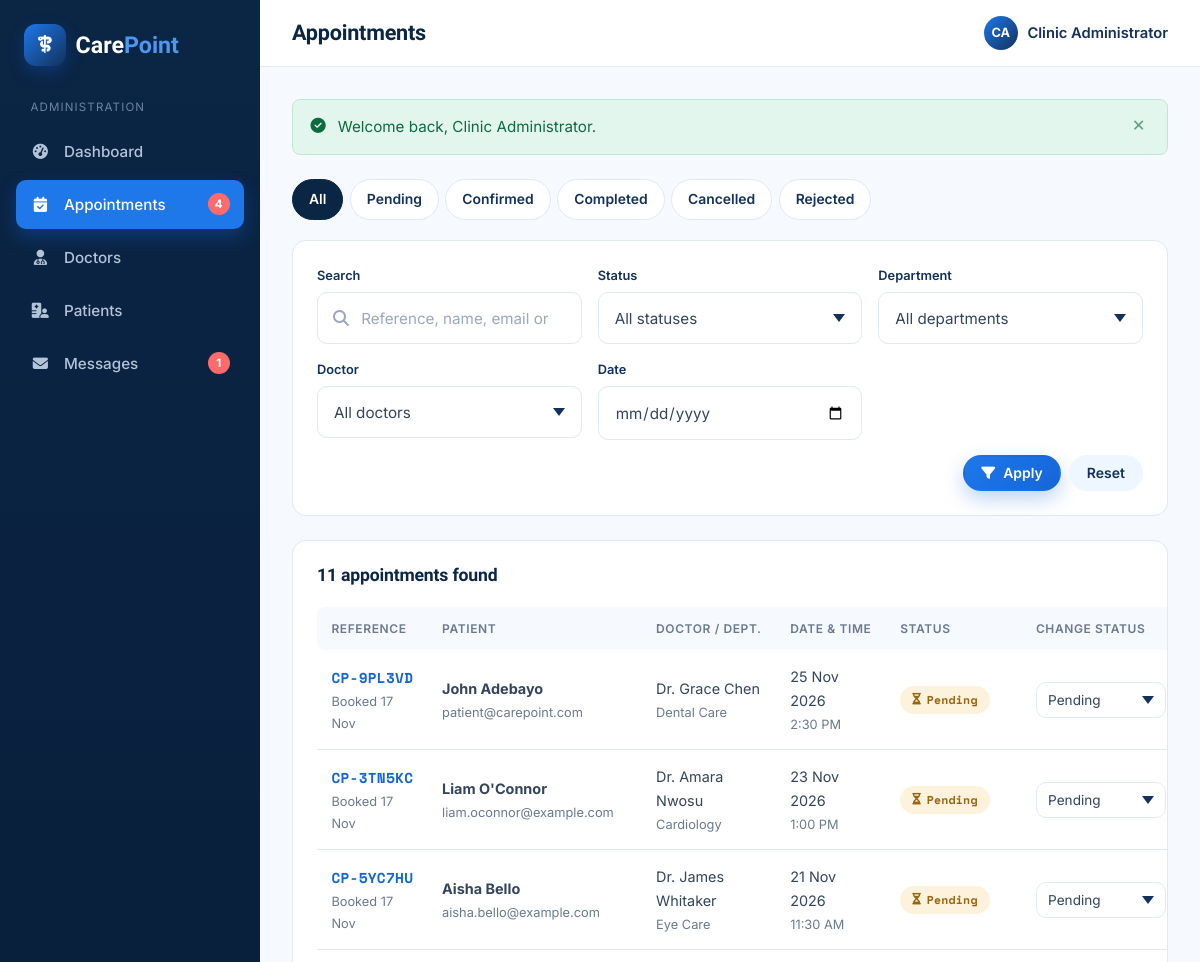
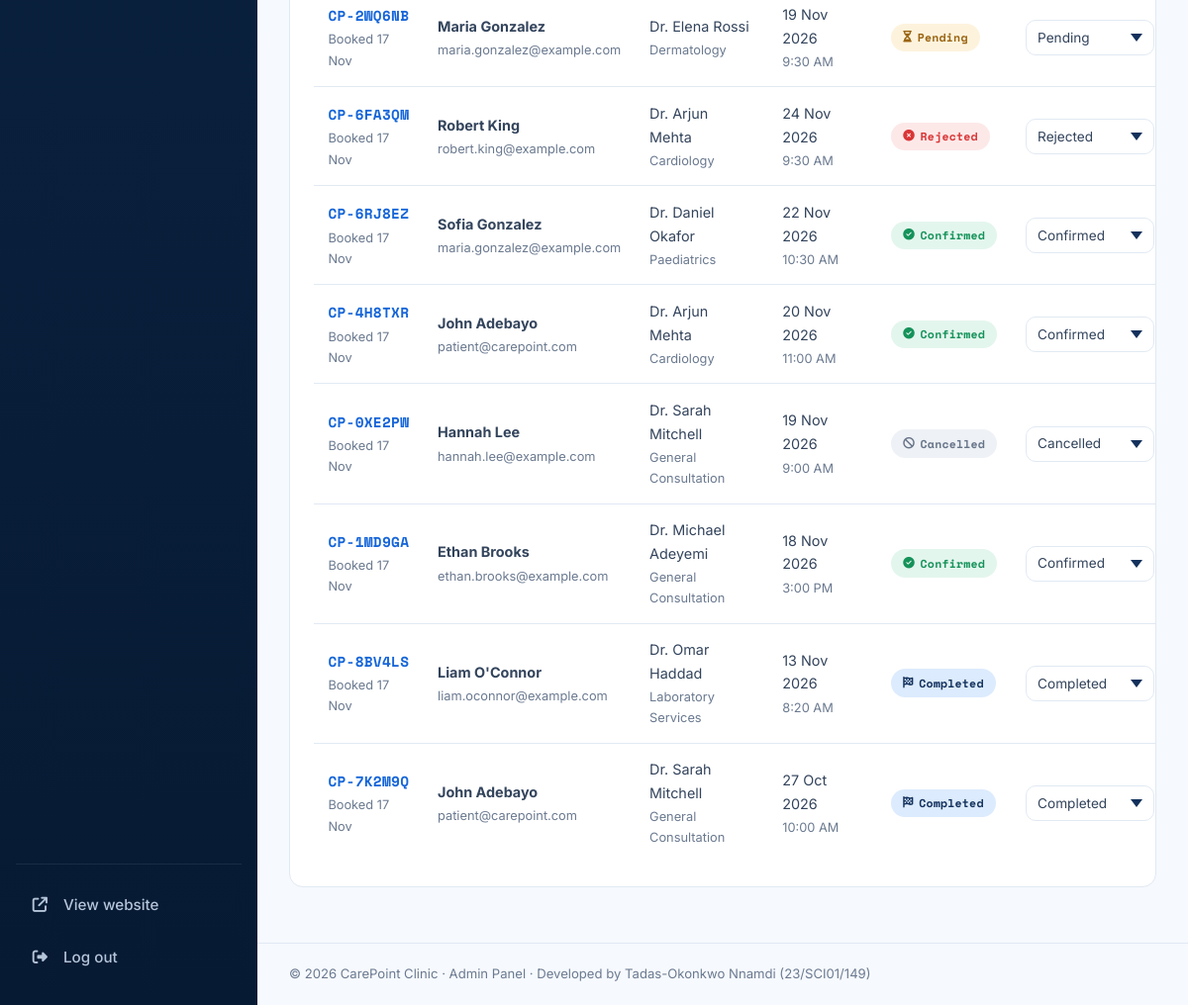
The app's page /admin/appointments.php (signed in) with its own data (2 pictures, top to bottom).
### tables this page shows
CREATE TABLE appointments (
    id               INT UNSIGNED AUTO_INCREMENT PRIMARY KEY,
    reference        VARCHAR(20)  NOT NULL UNIQUE,
    user_id          INT UNSIGNED NULL,
    doctor_id        INT UNSIGNED NULL,
    department_id    INT UNSIGNED NOT NULL,
    doctor_name      VARCHAR(100) NOT NULL,
    patient_name     VARCHAR(100) NOT NULL,
    email            VARCHAR(150) NOT NULL,
    phone            VARCHAR(30)  NOT NULL,
    age              TINYINT UNSIGNED NOT NULL,
    gender           ENUM('Male','Female','Other') NOT NULL,
    appointment_date DATE         NOT NULL,
    appointment_time TIME         NOT NULL,
    reason           TEXT         NOT NULL,
    status           ENUM('Pending','Confirmed','Completed','Cancelled','Rejected') NOT NULL DEFAULT 'Pending',
    admin_note       VARCHAR(255) NULL,
    slot_lock        TINYINT(1)   NULL DEFAULT 1,
    created_at       TIMESTAMP    NOT NULL DEFAULT CURRENT_TIMESTAMP,
    updated_at       TIMESTAMP    NOT NULL DEFAULT CURRENT_TIMESTAMP ON UPDATE CURRENT_TIMESTAMP,
    UNIQUE KEY uq_doctor_slot (doctor_id, appointment_date, appointment_time, slot_lock),
    KEY idx_status (status),
    KEY idx_email (email),
    KEY idx_date (appointment_date),
    CONSTRAINT fk_appt_user FOREIGN KEY (user_id)
        REFERENCES users(id) ON UPDATE CASCADE ON DELETE SET NULL,
    CONSTRAINT fk_appt_doctor FOREIGN KEY (doctor_id)
        REFERENCES doctors(id) ON UPDATE CASCADE ON DELETE SET NULL,
    CONSTRAINT fk_appt_department FOREIGN KEY (department_id)
        REFERENCES departments(id) ON UPDATE CASCADE ON DELETE RESTRICT
);

CREATE TABLE departments (
    id                INT UNSIGNED AUTO_INCREMENT PRIMARY KEY,
    name              VARCHAR(100) NOT NULL UNIQUE,
    slug              VARCHAR(100) NOT NULL UNIQUE,
    icon              VARCHAR(60)  NOT NULL DEFAULT 'fa-stethoscope',
    short_description VARCHAR(255) NOT NULL,
    description       TEXT         NOT NULL,
    features          VARCHAR(500) NOT NULL DEFAULT '',
    created_at        TIMESTAMP    NOT NULL DEFAULT CURRENT_TIMESTAMP
);

### includes/db.php (called while the page is built, shortened)
<?php
function db(): PDO
{
    static $pdo = null;
    if ($pdo === null) {
        $dsn = 'mysql:host=' . DB_HOST . ';port=' . DB_PORT . ';dbname=' . DB_NAME . ';charset=utf8mb4';
        try {
            $pdo = new PDO($dsn, DB_USER, DB_PASS, [
                PDO::ATTR_ERRMODE            => PDO::ERRMODE_EXCEPTION,
                PDO::ATTR_DEFAULT_FETCH_MODE => PDO::FETCH_ASSOC,
                PDO::ATTR_EMULATE_PREPARES   => false,
            ]);
        } catch (PDOException $e) {
            http_response_code(500);
            $msg = htmlspecialchars($e->getMessage(), ENT_QUOTES, 'UTF-8');
            if (str_contains($_SERVER['SCRIPT_NAME'] ?? '', '/api/')) {
                header('Content-Type: application/json');
                echo json_encode(['success' => false, 'message' => 'Database connection failed.']);
                exit;
            }
            echo <<<HTML
<!DOCTYPE html><html lang="en"><head><meta charset="utf-8"><title>Database error – CarePoint</title>
<style>body{font-family:system-ui,sans-serif;background:#f1f6fc;color:#0b2545;display:grid;place-items:center;min-height:100vh;margin:0;padding:16px}
.box{background:#fff;max-width:560px;padding:32px;border-radius:14px;box-shadow:0 10px 30px rgba(11,37,69,.1)}h1{margin-top:0;font-size:1.4rem}
code{background:#eef4fb;padding:2px 6px;border-radius:4px}</style></head><body><div class="box">
<h1>Unable to connect to the database</h1>
<p>Please make sure MySQL is running in XAMPP and that the <code>carepoint_db</code> database has been imported from <code>database/carepoint_db.sql</code>.</p>
<p>Check the credentials in <code>includes/config.php</code>.</p>
<p style="color:#b91c1c;font-size:.9rem">Details: {$msg}</p></div></body></html>
HTML;
            exit;
        }
    }
    return $pdo;
}

### admin/appointments.php (the view, shortened to what this page needs)
<?php
require_once __DIR__ . '/includes/admin_header.php';
$f = [
    'q'          => trim($_GET['q'] ?? ''),
    'status'     => in_array($_GET['status'] ?? '', APPOINTMENT_STATUSES, true) ? $_GET['status'] : '',
    'department' => (int)($_GET['department'] ?? 0),
    'doctor'     => (int)($_GET['doctor'] ?? 0),
    'date'       => valid_date($_GET['date'] ?? '') ? $_GET['date'] : '',
];
$where  = [];
$params = [];
$sqlWhere = $where ? 'WHERE ' . implode(' AND ', $where) : '';
$perPage = 15;
$page    = max(1, (int)($_GET['page'] ?? 1));
$count   = db()->prepare("SELECT COUNT(*) FROM appointments a $sqlWhere");
$count->execute($params);
$total   = (int)$count->fetchColumn();
$pages   = max(1, (int)ceil($total / $perPage));
$page    = min($page, $pages);
$offset  = ($page - 1) * $perPage;
$stmt = db()->prepare(
    "SELECT a.*, dp.name AS department_name FROM appointments a
     JOIN departments dp ON dp.id = a.department_id
     $sqlWhere
     ORDER BY (a.status = 'Pending') DESC, a.appointment_date DESC, a.appointment_time DESC
     LIMIT $perPage OFFSET $offset"
);
$stmt->execute($params);
$rows = $stmt->fetchAll();
$query = array_filter($f);
?>
<div class="status-tabs">
    <?php $base = array_diff_key($query, ['status' => 1]); ?>
    <a href="<?= url('admin/appointments.php' . ($base ? '?' . http_build_query($base) : '')) ?>" class="<?= !$f['status'] ? 'active' : '' ?>">All</a>
    <?php foreach (APPOINTMENT_STATUSES as $s): ?>
        <a href="<?= url('admin/appointments.php?' . http_build_query($base + ['status' => $s])) ?>" class="<?= $f['status'] === $s ? 'active' : '' ?>"><?= $s ?></a>
    <?php endforeach; ?>
</div>
<form class="panel filter-panel" method="get" action="<?= url('admin/appointments.php') ?>">
    <div class="filter-fields">
        <div class="form-group">
            <label for="q">Search</label>
            <div class="input-icon"><i class="fa-solid fa-magnifying-glass"></i>
                <input type="search" id="q" name="q" value="<?= e($f['q']) ?>" placeholder="Reference, name, email or phone">
            </div>
        </div>
        <div class="form-group">
            <label for="fstatus">Status</label>
            <select id="fstatus" name="status">
                <option value="">All statuses</option>
            </select>
        </div>
        <div class="form-group">
            <label for="fdept">Department</label>
            <select id="fdept" name="department">
                <option value="">All departments</option>
            </select>
        </div>
        <div class="form-group">
            <label for="fdoc">Doctor</label>
            <select id="fdoc" name="doctor">
                <option value="">All doctors</option>
            </select>
        </div>
        <div class="form-group">
            <label for="fdate">Date</label>
            <input type="date" id="fdate" name="date" value="<?= e($f['date']) ?>">
        </div>
    </div>
    <div class="filter-actions">
        <button type="submit" class="btn btn-primary btn-sm"><i class="fa-solid fa-filter"></i> Apply</button>
        <a href="<?= url('admin/appointments.php') ?>" class="btn btn-ghost btn-sm">Reset</a>
    </div>
</form>
<section class="panel">
    <div class="panel-head">
        <h2><?= $total ?> appointment<?= $total === 1 ? '' : 's' ?> found</h2>
    </div>
    <?php if ($rows): ?>
        <div class="table-wrap">
            <table class="data-table">
                <thead>
                <tr><th>Reference</th><th>Patient</th><th>Doctor / Dept.</th><th>Date &amp; time</th><th>Status</th><th>Change status</th><th class="text-right">Actions</th></tr>
                </thead>
                <tbody>
                <?php foreach ($rows as $a): ?>
                    <tr>
                        <td data-label="Reference"><a href="<?= url('admin/appointment.php?id=' . (int)$a['id']) ?>" class="ref-link"><?= e($a['reference']) ?></a><small class="cell-sub">Booked <?= e(format_date($a['created_at'], 'j M')) ?></small></td>
                        <td data-label="Patient"><strong><?= e($a['patient_name']) ?></strong><small class="cell-sub"><?= e($a['email']) ?></small></td>
                        <td data-label="Doctor"><?= e($a['doctor_name']) ?><small class="cell-sub"><?= e($a['department_name']) ?></small></td>
                        <td data-label="Date & time"><?= e(format_date($a['appointment_date'], 'j M Y')) ?><small class="cell-sub"><?= e(format_time($a['appointment_time'])) ?></small></td>
                        <td data-label="Status"><?= status_badge($a['status']) ?></td>
                        <td data-label="Change status">
                            <form method="post" action="<?= url('admin/appointment-action.php') ?>" class="status-form">
                                <select name="status" class="select-sm js-autosubmit" aria-label="Change status for <?= e($a['reference']) ?>">
                                    <?php foreach (APPOINTMENT_STATUSES as $s): ?>
                                        <option value="<?= $s ?>" <?= $a['status'] === $s ? 'selected' : '' ?>><?= $s ?></option>
                                    <?php endforeach; ?>
                                </select>
                            </form>
                        </td>
                    </tr>
                <?php endforeach; ?>
                </tbody>
            </table>
        </div>
    <?php else: ?>
        <div class="empty-state empty-sm"><i class="fa-regular fa-calendar-xmark"></i><p>No appointments match your filters.</p></div>
    <?php endif; ?>
</section>
<?php require_once __DIR__ . '/includes/admin_footer.php'; ?>

### includes/functions.php (shortened to what this page needs)
<?php
require_once __DIR__ . '/db.php';
function e($value): string
{
    return htmlspecialchars((string)($value ?? ''), ENT_QUOTES, 'UTF-8');
}
function url(string $path = ''): string
{
    return BASE_URL . ltrim($path, '/');
}
function render_flashes(): string
{
    $icons = ['success' => 'fa-circle-check', 'error' => 'fa-circle-exclamation', 'info' => 'fa-circle-info', 'warning' => 'fa-triangle-exclamation'];
    $html = '<div class="flash-stack">';
    foreach ($_SESSION['flash'] as $f) {
        $type = isset($icons[$f['type']]) ? $f['type'] : 'info';
        $html .= '<div class="alert alert-' . $type . '" role="alert"><i class="fa-solid ' . $icons[$type] . '"></i><span>'
            . e($f['message']) . '</span><button type="button" class="alert-close" aria-label="Dismiss">&times;</button></div>';
    }
    $html .= '</div>';
    return $html;
}
function valid_date(string $date): bool
{
    $d = DateTime::createFromFormat('Y-m-d', $date);
    return $d && $d->format('Y-m-d') === $date;
}
function status_badge(string $status): string
{
    $icons = [
        'Pending' => 'fa-hourglass-half', 'Confirmed' => 'fa-circle-check', 'Completed' => 'fa-flag-checkered',
        'Cancelled' => 'fa-ban', 'Rejected' => 'fa-circle-xmark',
    ];
    $icon = $icons[$status] ?? 'fa-circle';
    return '<span class="badge badge-' . strtolower(e($status)) . '"><i class="fa-solid ' . $icon . '"></i> ' . e($status) . '</span>';
}
function format_date(string $date, string $format = 'D, j M Y'): string
{
    return date($format, strtotime($date));
}
function format_time(string $time): string
{
    return date('g:i A', strtotime('2000-01-01 ' . $time));
}

### assets/css/admin.css (style rules this page uses)
.admin-body { background: var(--bg); }
.admin-content > .flash-stack { margin-bottom: 1.5rem; }
.panel { background: #fff; border: 1px solid var(--border); border-radius: var(--radius); padding: 1.5rem; margin-bottom: 1.5rem; }
.panel-head { display: flex; justify-content: space-between; align-items: center; gap: 1rem; margin-bottom: 1.25rem; flex-wrap: wrap; }
.panel-head h2 { font-size: 1.1rem; margin: 0; display: flex; align-items: center; gap: .55rem; }
.table-wrap { overflow-x: auto; margin: 0 -1.5rem; padding: 0 1.5rem; }
.data-table { width: 100%; border-collapse: collapse; font-size: .9rem; }
.data-table th { text-align: left; font-size: .75rem; text-transform: uppercase; letter-spacing: .05em; color: var(--muted); font-weight: 600; padding: .75rem .9rem; background: var(--bg); white-space: nowrap; }
.data-table th:first-child { border-radius: 8px 0 0 8px; }
.data-table td { padding: .9rem; border-bottom: 1px solid var(--border); vertical-align: middle; }
.data-table tbody tr { transition: background .15s; }
.data-table tbody tr:last-child td { border-bottom: 0; }
.cell-sub { display: block; color: var(--muted); font-size: .8rem; margin-top: .1rem; }
.ref-link { font-weight: 700; font-family: var(--font-mono); letter-spacing: .02em; white-space: nowrap; }
.select-sm { min-height: 36px !important; padding: .35rem 2rem .35rem .7rem !important; font-size: .85rem !important; background-position: right .7rem center !important; width: auto !important; min-width: 130px; }
.status-form { margin: 0; display: flex; gap: .4rem; }
.status-tabs { display: flex; gap: .4rem; flex-wrap: wrap; margin-bottom: 1.25rem; }
.status-tabs a { padding: .5rem 1rem; border-radius: 999px; background: #fff; border: 1px solid var(--border); color: var(--navy-700); font-weight: 600; font-size: .87rem; }
.status-tabs a.active { background: var(--navy-800); color: #fff; border-color: var(--navy-800); }
.filter-panel .filter-fields { display: grid; grid-template-columns: 2fr repeat(4, 1fr); gap: 0 1rem; }
.filter-panel .form-group { margin-bottom: .9rem; }
.filter-panel label { font-size: .8rem; }
.filter-actions { display: flex; gap: .5rem; justify-content: flex-end; }
@media (max-width: 1200px) { .filter-panel .filter-fields { grid-template-columns: repeat(3, 1fr); } }

### records on screen
appointments: reference "CP-9PL3VD", created_at "17 Nov", patient_name "John Adebayo", email "patient@carepoint.com", doctor_name "Dr. Grace Chen", department.name "Dental Care", appointment_date "25 Nov 2026", appointment_time "2:30 PM", status "Pending"
appointments: reference "CP-3TN5KC", created_at "17 Nov", patient_name "Liam O'Connor", email "liam.oconnor@example.com", doctor_name "Dr. Amara Nwosu", department.name "Cardiology", appointment_date "23 Nov 2026", appointment_time "1:00 PM", status "Pending"
appointments: reference "CP-5YC7HU", created_at "17 Nov", patient_name "Aisha Bello", email "aisha.bello@example.com", doctor_name "Dr. James Whitaker", department.name "Eye Care", appointment_date "21 Nov 2026", appointment_time "11:30 AM", status "Pending"
appointments: reference "CP-2WQ6NB", created_at "17 Nov", patient_name "Maria Gonzalez", email "maria.gonzalez@example.com", doctor_name "Dr. Elena Rossi", department.name "Dermatology", appointment_date "19 Nov 2026", appointment_time "9:30 AM", status "Pending"
appointments: reference "CP-6FA3QM", created_at "17 Nov", patient_name "Robert King", email "robert.king@example.com", doctor_name "Dr. Arjun Mehta", department.name "Cardiology", appointment_date "24 Nov 2026", appointment_time "9:30 AM", status "Rejected"
appointments: reference "CP-6RJ8EZ", created_at "17 Nov", patient_name "Sofia Gonzalez", email "maria.gonzalez@example.com", doctor_name "Dr. Daniel Okafor", department.name "Paediatrics", appointment_date "22 Nov 2026", appointment_time "10:30 AM", status "Confirmed"
appointments: reference "CP-4H8TXR", created_at "17 Nov", patient_name "John Adebayo", email "patient@carepoint.com", doctor_name "Dr. Arjun Mehta", department.name "Cardiology", appointment_date "20 Nov 2026", appointment_time "11:00 AM", status "Confirmed"
appointments: reference "CP-0XE2PW", created_at "17 Nov", patient_name "Hannah Lee", email "hannah.lee@example.com", doctor_name "Dr. Sarah Mitchell", department.name "General Consultation", appointment_date "19 Nov 2026", appointment_time "9:00 AM", status "Cancelled"
appointments: reference "CP-1MD9GA", created_at "17 Nov", patient_name "Ethan Brooks", email "ethan.brooks@example.com", doctor_name "Dr. Michael Adeyemi", department.name "General Consultation", appointment_date "18 Nov 2026", appointment_time "3:00 PM", status "Confirmed"
appointments: reference "CP-8BV4LS", created_at "17 Nov", patient_name "Liam O'Connor", email "liam.oconnor@example.com", doctor_name "Dr. Omar Haddad", department.name "Laboratory Services", appointment_date "13 Nov 2026", appointment_time "8:20 AM", status "Completed"
appointments: reference "CP-7K2M9Q", created_at "17 Nov", patient_name "John Adebayo", email "patient@carepoint.com", doctor_name "Dr. Sarah Mitchell", department.name "General Consultation", appointment_date "27 Oct 2026", appointment_time "10:00 AM", status "Completed"

### other values on screen
$label "Dashboard"
$label "Appointments"
$badge "4"
$label "Doctors"
$label "Patients"
$label "Messages"
$badge "1"
$pageTitle "Appointments"
initials($_SESSION['admin_name'] ?? 'Admin') "CA"
$_SESSION['admin_name'] "Clinic Administrator"
$f['message'] "Welcome back, Clinic Administrator."
$s "Pending"
$s "Confirmed"
$s "Completed"
$s "Cancelled"
